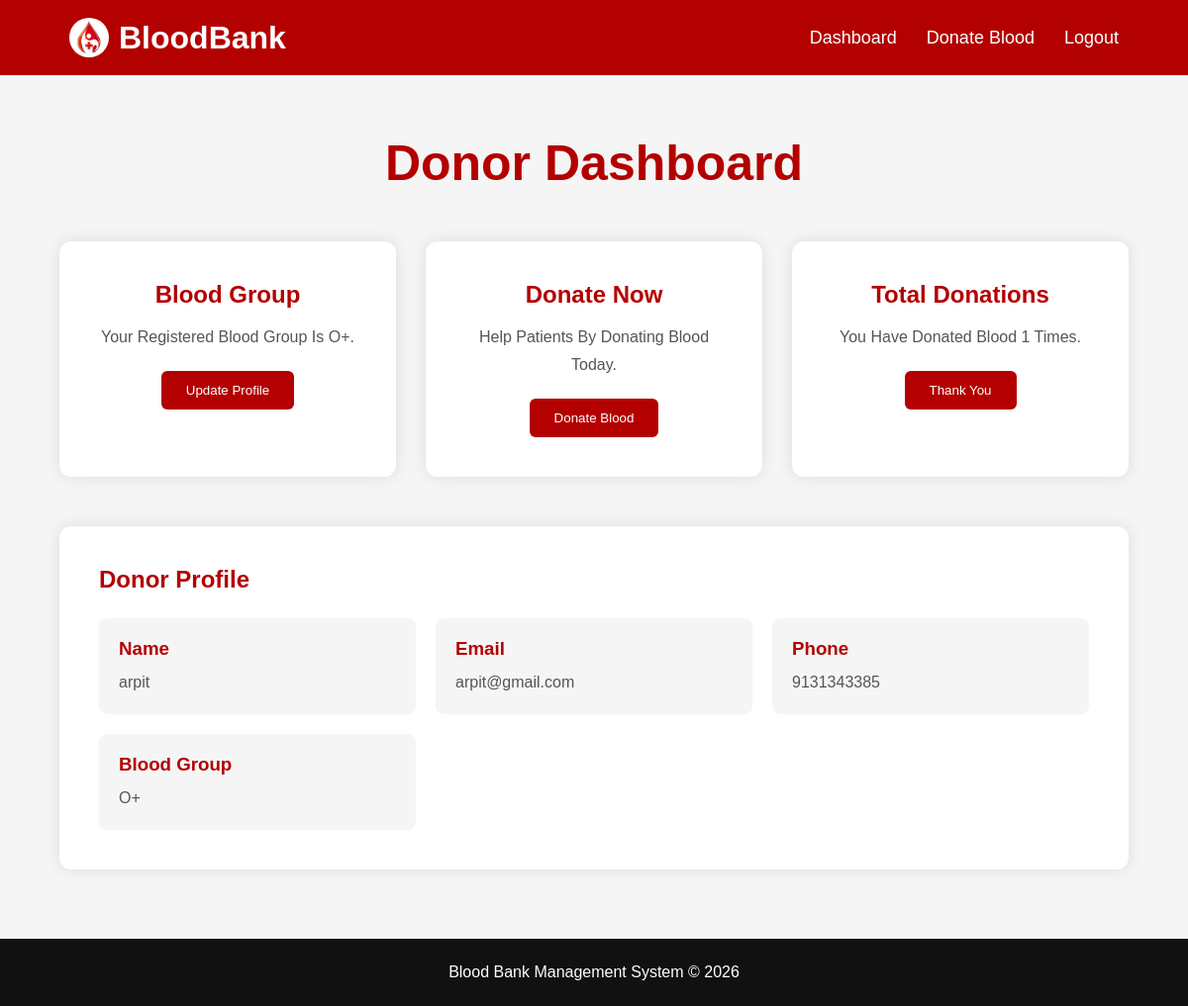
Screenshot of /donor-dashboard/ (signed in) with the database file from the repository.
### main/models.py (models this page shows, shortened)
class Register(models.Model):
    ROLE_CHOICES = (
        ('Donor','Donor'),
        ('Patient','Patient'),
    )
    BLOOD_GROUPS = (
        ('A+','A+'),
        ('A-','A-'),
        ('B+','B+'),
        ('B-','B-'),
        ('AB+','AB+'),
        ('AB-','AB-'),
        ('O+','O+'),
        ('O-','O-'),
    )
    name=models.CharField(max_length=100)
    email=models.EmailField(unique=True)
    phone=models.CharField(max_length=15)
    age=models.IntegerField()
    blood_group=models.CharField(max_length=5,choices=BLOOD_GROUPS)
    role=models.CharField(max_length=20,choices=ROLE_CHOICES)
    password=models.CharField(max_length=100)

### main/views.py (the view)
# urls.py: path('donor-dashboard/',views.donor_dashboard,name='donor_dashboard'),
def donor_dashboard(request):
    if not request.session.get('user_id'):
        return redirect('login')
    user_id=request.session.get('user_id')
    donor=Register.objects.get(id=user_id)
    total_donations=BloodDonation.objects.filter(
        donor_name=donor.name
    ).count()
    context={
        'donor':donor,
        'total_donations':total_donations
    }
    return render(request,'donor_dashboard.html',context)

### templates/donor_dashboard.html (shortened to what this page needs)
{% load static %}
<!DOCTYPE html>
<html lang="en">
<head>
</head>
<body>
<nav>
    <div class="logo">
    <img src="{% static 'images/blood.jpg' %}" alt="Logo">
    <span>BloodBank</span>
</div>
    <ul>
        <li>
            <a href="{% url 'donor_dashboard' %}">
                Dashboard
            </a>
        </li>
        <li>
            <a href="{% url 'donate_blood' %}">
                Donate Blood
            </a>
        </li>
        <li>
            <a href="{% url 'logout' %}">
                Logout
            </a>
        </li>
    </ul>
</nav>
<section class="dashboard">
    <div class="heading">
        <h1>Donor Dashboard</h1>
    </div>
    <div class="cards">
        <div class="card">
            <h2>Blood Group</h2>
            <p>
                Your Registered Blood Group Is {{ donor.blood_group }}.
            </p>
            <a href="{% url 'update_profile' %}">
                <button>
                    Update Profile
                </button>
            </a>
        </div>
        <div class="card">
            <h2>Donate Now</h2>
            <p>
                Help Patients By Donating Blood Today.
            </p>
            <a href="{% url 'donate_blood' %}">
                <button>
                    Donate Blood
                </button>
            </a>
        </div>
        <div class="card">
            <h2>Total Donations</h2>
            <p>
                You Have Donated Blood
                {{ total_donations }}
                Times.
            </p>
            <button>
                Thank You
            </button>
        </div>
    </div>
    <div class="profile">
        <h2>Donor Profile</h2>
        <div class="profile-info">
            <div class="box">
                <h3>Name</h3>
                <p>{{ donor.name }}</p>
            </div>
            <div class="box">
                <h3>Email</h3>
                <p>{{ donor.email }}</p>
            </div>
            <div class="box">
                <h3>Phone</h3>
                <p>{{ donor.phone }}</p>
            </div>
            <div class="box">
                <h3>Blood Group</h3>
                <p>{{ donor.blood_group }}</p>
            </div>
        </div>
    </div>
</section>
<footer>
    <p>
        Blood Bank Management System © 2026
    </p>
</footer>
</body>
</html>

### templates/donor_dashboard.html (style rules this page uses)
* { margin:0; padding:0; box-sizing:border-box; font-family:Arial; }
body { background:#f5f5f5; overflow-x:hidden; }
nav { width:100%; background:#b30000; padding:18px 70px; display:flex; justify-content:space-between; align-items:center; }
.logo { display:flex; align-items:center; gap:10px; color:white; font-size:32px; font-weight:bold; }
.logo img { width:40px; height:40px; border-radius:50%; background:white; padding:2px; object-fit:cover; }
nav ul { display:flex; list-style:none; gap:30px; }
nav ul li a { color:white; text-decoration:none; font-size:18px; transition:.3s; }
.dashboard { width:90%; margin:60px auto; }
.heading { text-align:center; margin-bottom:50px; }
.heading h1 { color:#b30000; font-size:50px; }
.cards { display:grid; grid-template-columns:repeat(auto-fit,minmax(250px,1fr)); gap:30px; }
.card { background:white; padding:40px 30px; border-radius:12px; text-align:center; box-shadow:0 0 15px rgba(0,0,0,.1); transition:.4s; }
.card h2 { color:#b30000; margin-bottom:15px; }
.card p { color:#555; line-height:28px; margin-bottom:20px; }
.card a { text-decoration:none; }
.card button { padding:12px 25px; border:none; background:#b30000; color:white; border-radius:6px; cursor:pointer; transition:.4s; }
.profile { width:100%; background:white; margin-top:50px; padding:40px; border-radius:12px; box-shadow:0 0 15px rgba(0,0,0,.1); }
.profile h2 { color:#b30000; margin-bottom:25px; }
.profile-info { display:grid; grid-template-columns:repeat(auto-fit,minmax(250px,1fr)); gap:20px; }
.box { background:#f5f5f5; padding:20px; border-radius:8px; }
.box h3 { color:#b30000; margin-bottom:10px; }
.box p { color:#555; line-height:25px; }
footer { background:#111; color:white; text-align:center; padding:25px; margin-top:70px; }

### rows the page displays
Register: blood_group "O+", name "arpit", email "arpit@gmail.com", phone "9131343385"

### other values shown
{{ total_donations }} "1"
